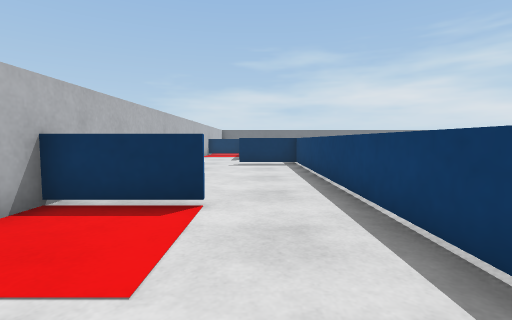
View 1 (above)

16 first-person views from a walk through a Webots world. The camera is 0.1 m above the floor, tilts 4° down and sees 85° across. The floor is counted in squares, 0.1 m on a side. Each view is taken from the middle of a square. On the plan, view 1 faces up. The plan holds only what a view shows up to about 11 squares ahead; the rest is blank. The place goes on beyond the plan. Robots are left out. Webots' stock objects and surfaces are drawn as simple stand-ins.

View 2
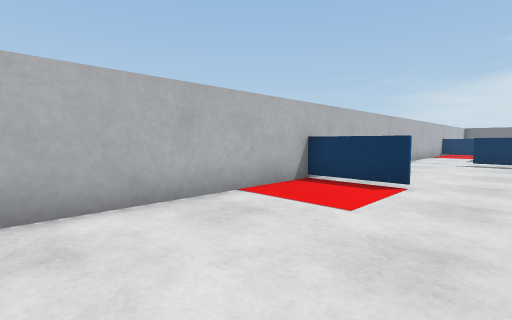

View 3
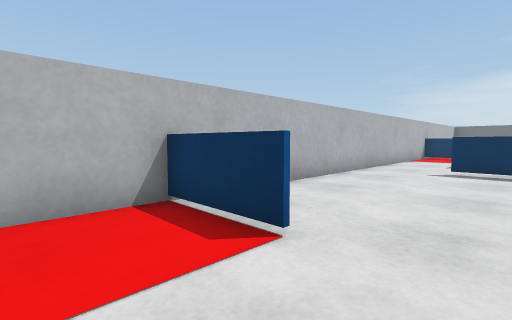

View 4
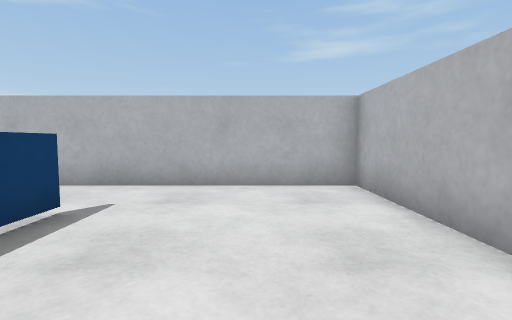

View 5
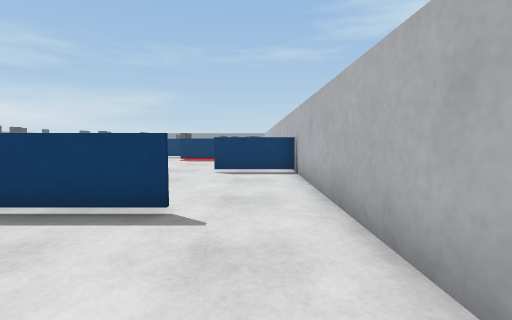

View 6
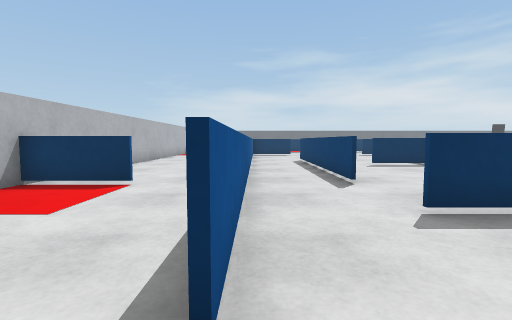

View 7
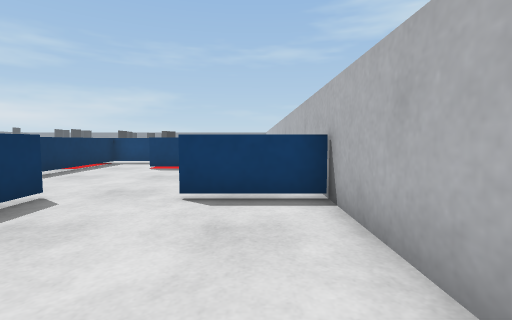

View 8
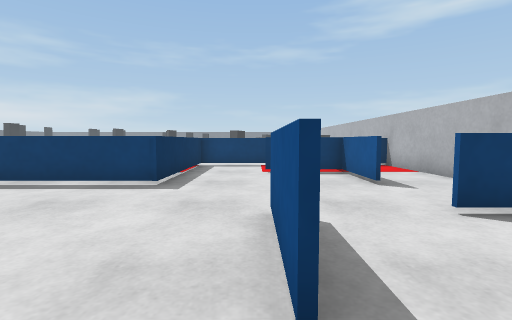

View 9
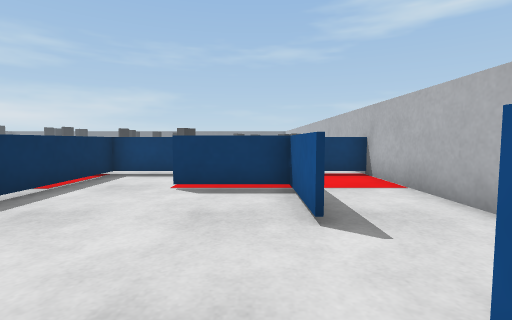

View 10
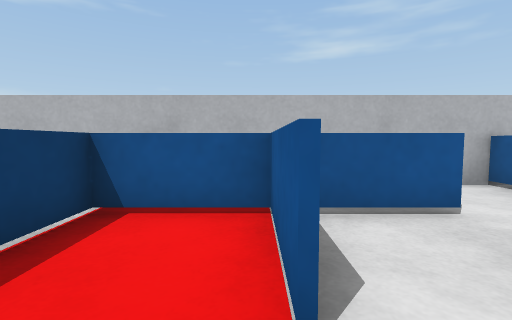

View 11
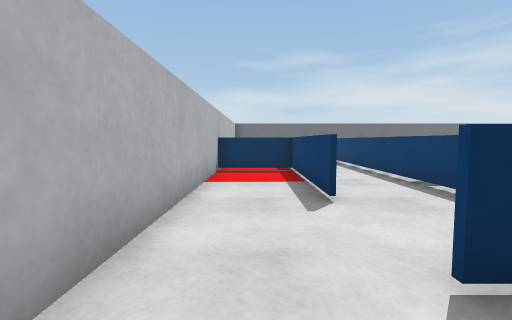

View 12
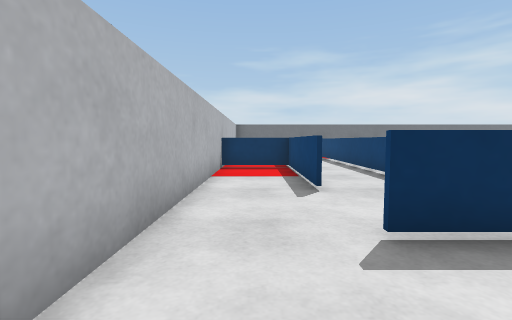

View 13
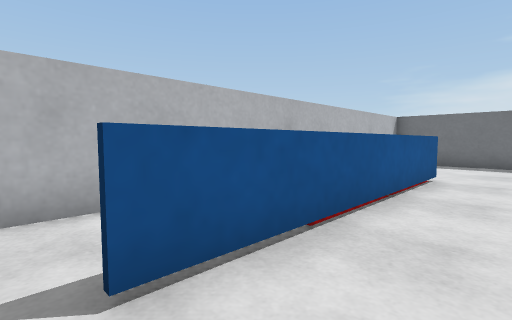

View 14
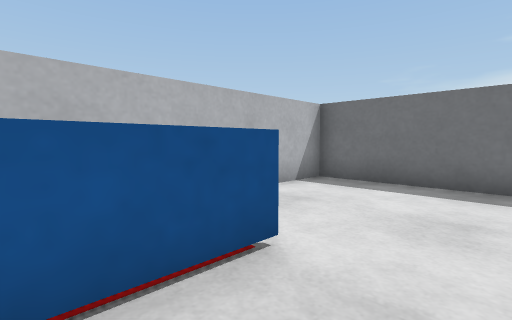

View 15
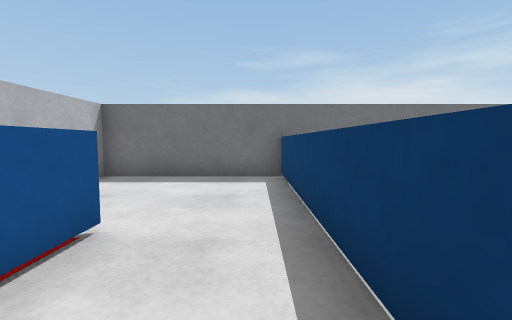

View 16
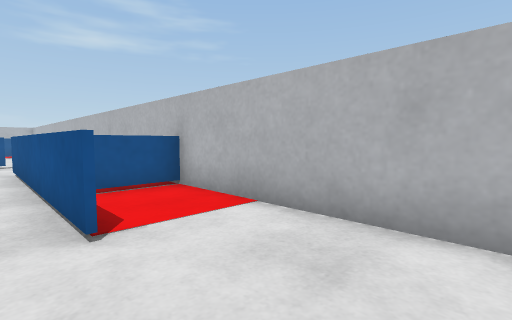

### Floor plan
Points are (right, up) in squares from view 1. A wall is a line through its corners. A room is listed if a view was taken in it or the views show most of it. See-through windows are left out.
Room 1 (views 1, 2, 3, 4, 5, 6, 7)
walls: (1.7, -0.9) (1.7, 4.5); (-0.8, 4.2) (-3.3, 4.2); (-3.2, 3.9) (-3.2, -3.3) (2.6, -3.3)
ways out: opening at (2, -1.5) to room 2; opening at (0.5, 4) to room 6
Room 2 (views 8, 9)
walls: (4.3, 4.4) (4.3, 9); (6.9, 1.7) (4.2, 1.7) (6.8, 1.7); (1.8, 7.6) (1.8, -0.9); (6.7, -3.2) (6.7, -0.6); (2.6, -3.3) (7, -3.3)
ways out: opening at (2, -1.5) to room 1; opening at (7, 4) to room 3; opening at (4.5, 9)
Room 3 (view 10)
walls: (12.4, 4.2) (9.2, 4.2) (9.2, 7.8); (9.1, -0.7) (12, -0.7); (11.7, -0.8) (11.7, 1.7)
ways out: opening at (7, 4) to room 2; opening at (8.5, -1) to room 8; opening at (12, 2.5) to room 10
Room 4 (views 11, 12)
walls: (-3.2, 12.6) (-3.2, 3.9)
ways out: opening at (-1.1, 9.7) to room 6
Room 5 (views 13, 14, 15, 16)
walls: (-0.7, 22.1) (-0.7, 14.5); (1.7, 15) (1.7, 26.5); (2, 26.8) (-0.5, 26.8)
ways out: opening at (-1, 24) to room 7
Room 6 (no view inside)
walls: (0.6, 11.7) (-0.8, 11.7); (1.7, 4.5) (1.7, 10.9)
ways out: opening at (0.5, 4) to room 1; opening at (-1.1, 9.7) to room 4
Room 7 (no view inside)
walls: (-3.4, 19.3) (-1.5, 19.3); (-0.5, 26.8) (-3.2, 26.8) (-3.2, 19.1)
ways out: opening at (-1, 24) to room 5
Room 8 (no view inside)
walls: (7, -3.3) (14.1, -3.3); (14.2, -3.4) (14.2, -2)
ways out: opening at (8.5, -1) to room 3
Room 9 (no view inside)
walls: (-0.8, 14.5) (-0.8, 19.2) (-3.3, 19.2); (-3.2, 19.1) (-3.2, 12.6)
Room 10 (no view inside)
walls: (11.8, 1.7) (11.8, -0.8); (14.2, 2.4) (14.2, 4.2) (12.4, 4.2); (12, -0.7) (14.2, -0.7) (14.2, 0.8)
ways out: opening at (12, 2.5) to room 3

Positions as (right, up) in squares from view 1, and headings:
1: (0, 0), facing up
2: (1, -2), facing up-left
3: (1, 2), facing up-left
4: (-1, 3), facing down
5: (-2, -2), facing right
6: (2, -2), facing up
7: (2, -2), facing right
8: (3, 2), facing right
9: (6, 0), facing right
10: (12, 3), facing down
11: (-2, 10), facing up
12: (-2, 9), facing up
13: (1, 14), facing up-left
14: (1, 20), facing up-left
15: (1, 19), facing up
16: (0, 25), facing down-left
